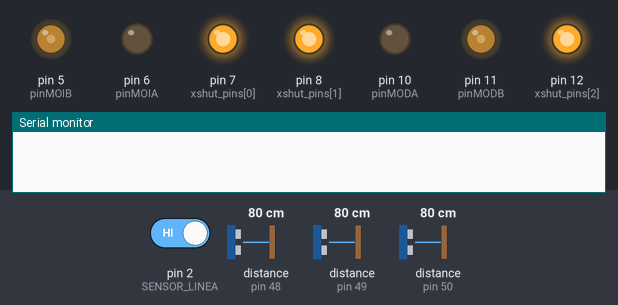
A sketch run on a simulated Arduino Uno, built with avr-gcc and run on an emulated ATmega328P. On the bench: output pins drawn as LEDs (lit = HIGH), the last lines printed to the serial monitor. Dashed ring = blinking. The inputs (shaded band) are chosen by the test bench; at power-on: distance to the obstacle (sensors on pin 49, pin 48, pin 50) 80 cm, pin 2 (SENSOR_LINEA) HIGH. The echo pulse lasts 58.3 µs per cm.

Above: at 4.0 s.
4.1 s: distance to the obstacle (sensor on pin 49) set to 33 cm
5.6 s: distance to the obstacle (sensor on pin 49) set to 28 cm
At 6.02 s:
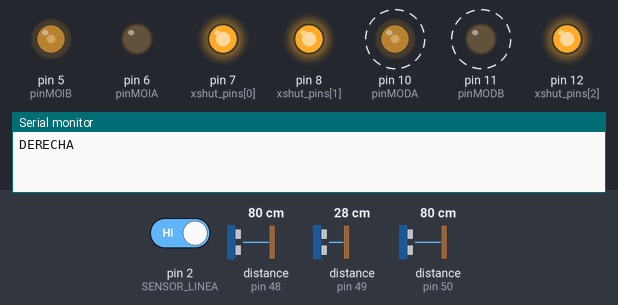
8.6 s: pin 2 (SENSOR_LINEA) driven LOW
At 8.97 s:
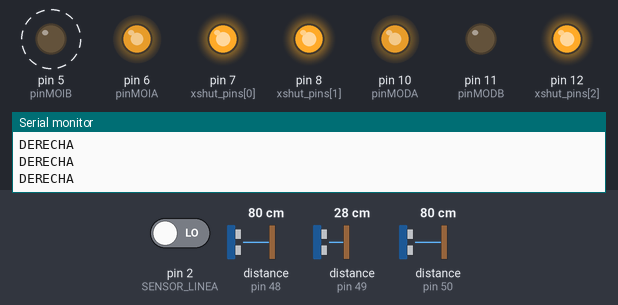
At 9.35 s:
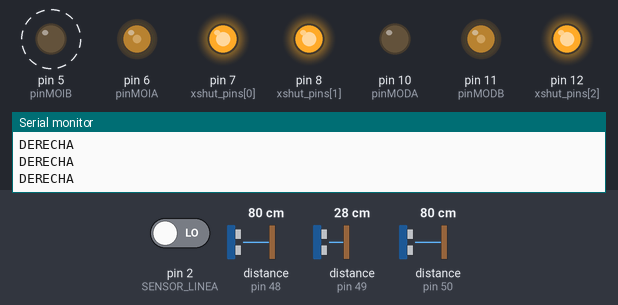
Timing chart, 0 to 17.6 s (numbered marks = the images above; inputs shaded):
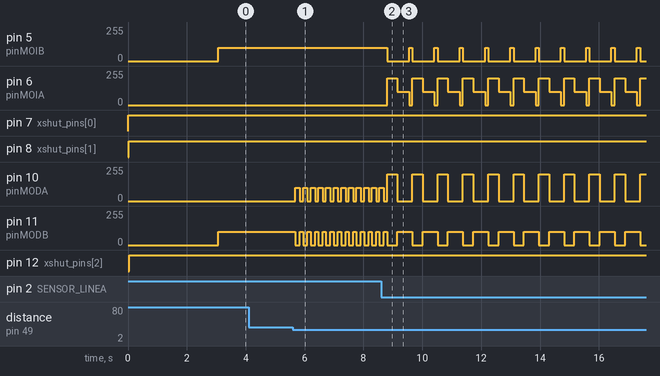

Measured:
- the behaviour switches between 30 and 29 cm on distance to the obstacle (sensor on pin 49) (found by bisection; images 0 and 1)
- after the input at 4.1 s, every drawn part: stays the same
- after the input at 5.6 s, pin 10 (pinMODA): alternates 100/255 for 0.15 s and 0/255 for 0.11 s, starting after 0.09 s; pin 11 (pinMODB): alternates 100/255 for 0.11 s and 0/255 for 0.15 s, starting after 0.09 s
- after the input at 8.6 s, pin 5 (pinMOIB): alternates 100/255 for 0.11 s and 0/255 for 0.75 s, starting after 0.20 s; pin 6 (pinMOIA): 0/255 → 200/255 after 0.20 s, then repeats every 0.86 s: 100/255 0.40 s, 0/255 0.11 s, 200/255 0.35 s

The sketch:

main_nano1.ino
```cpp
//BIBLIOTECAS
#include "VL53L0X.h"
#include <Wire.h>

//VARIABLES DE TIEMPO
int errorT = 30;            //Temporizador de margen de error para botones
int debounceT = 200;        //Temporizador de debouncing
int raveT = 30;             //Temporizador de rave mientras se mantiene el boton pulsado RAVE RAVE Tsk Tsk Tsk ...
int startT=3000;            //Tiempo de inicio como dictaminado en las reglas
int giroT=150;                //Tiempo de giro en maniobras
int giro180t=1000;           //Tiempo para girar 180º
int am =100;                //potencia motores

//VARIABLE SENSOR LINEA
int linea = 0;
//Definicion del PIN
#define SENSOR_LINEA 2

//INDICADORES
int pinLed = 13;

//VARIABLES DE SENSORES LASER

int sl[3];

bool sdf = 0;            //sensor delantero frente
bool sdd = 0;            //sensor delantero derecho
bool sdi = 0;            //sensor delantero izquierdo
//7Frente 8Derecho 12Izquierdo

//SETUP DE VARIABLES DE ACTUADORES
int pinMOIA = 6;                 // Motor Output Izquierdo A
int pinMOIB = 5;                 // Motor Output Izquierdo B
int pinMODA = 10;                // Motor Output Derecha A
int pinMODB = 11;                // Motor Output Derecha B


//SETUP DE VARIABLES DE SENSORES LASER
VL53L0X sensor[3];
const int xshut_pins[3] = {7, 8, 12};  //Pines de sensore laser ,Vicente:HAZ PRUEBAS CON ESTO PORFIS
const int UMBRAL = 300;  // Distancia en mm para considerar detección


//SETUP
void setup(){

  //SERIAL MONITOR
  Serial.begin(115200);                 //Comenzar una conexión serial con el USB

  //SETUP DE SALIDAS Y ACTUADORES
  pinMode(pinMOIA, OUTPUT);  // Configura los pines como salidas
  pinMode(pinMOIB, OUTPUT);
  pinMode(pinMODA, OUTPUT);
  pinMode(pinMODB, OUTPUT);

  //SETUP DE SENSOR LINEA
  pinMode(SENSOR_LINEA,INPUT); //int linea = digitalRead(SENSOR_LINEA);  copiar y pegar cada vez que queramos detectar

//SENSORES LASER
  Wire.begin();

  for (int i = 0; i < 3; i++) pinMode(xshut_pins[i], OUTPUT), digitalWrite(xshut_pins[i], LOW);

  for (int i = 0; i < 3; i++) {
    delay(10);
    digitalWrite(xshut_pins[i], HIGH);
    delay(10);
    sensor[i].setAddress(0x30 + i);
    sensor[i].init();
    sensor[i].startContinuous();
  }

  paro();
  delay(3000);             //Delay normativo de inicio

  combate();
}

void combate(){
  while(1==1){
    adelante();
    //paro();
    sensores();   //das valor a variables de sensores
    if (linea==0){
      atras();
      delay(350);
      giro180();
      delay(400);
    }
    else if (sdf==1){
      while(sdf==1){
        adelante_rapido();
        sensores();
      }
      Serial.println("DELANTE");
    }

    else if (sdd==1){
      giroDerecha();
      Serial.println("DERECHA");
    }

    else if (sdi==1){
      giroIzquierda();
      Serial.println("IZQUIERDA");
    }
  }
}

void loop(){
 while(1==1){
  adelante();
  sensores();
  if(linea==0){
    atras();
    delay(350);
    giro180();
    delay(400);
    }
  }
}

//################################################### POR ABAJO TODO ESTO SON FUNCIONES #######################################################

//SENSORES
void sensores(){

  linea = digitalRead(SENSOR_LINEA);
  for (int i = 0; i < 3; i++) {
    bool detecta = sensor[i].readRangeContinuousMillimeters() < UMBRAL;
    sl[i]=detecta;
  }

  sdf = sl[0];
  sdd = sl[1];
  sdi = sl[2];

  Serial.println();
  delay(10);
}

// COMBATE MICRO
void adelante(){DD();ID();}                               //Adelante

void paro(){IS();DS();}                                   //paro

void giroDerecha(){DA();ID();delay(giroT);}               //Giro Derecha

void giroIzquierda(){DD();IA();delay(giroT);}             //Giro Izquierda

void giro180(){DD();IA();}                                //Giro 180º

void adelante_rapido(){
  analogWrite(pinMODA,0);
  analogWrite(pinMODB,255);
  analogWrite(pinMOIA,0);
  analogWrite(pinMOIB,255);
}

void atras(){
  analogWrite(pinMOIB,0);
  analogWrite(pinMOIA,200);
  analogWrite(pinMODB,0);
  analogWrite(pinMODA,200);
}

//SENTIDO DE GIRO RUEDAS
void DD(){                  //Rueda Derecha Delante
  analogWrite(pinMODA,0);
  analogWrite(pinMODB,am);
}
void DA(){                  //Rueda Derecha Atras
  analogWrite(pinMODB,0);
  analogWrite(pinMODA,am);
}
void ID(){                  //Rueda Izquierda Delante
  analogWrite(pinMOIA,0);
  analogWrite(pinMOIB,am);
}
void IA(){                  //Rueda Izquierda Atras
  analogWrite(pinMOIB,0);
  analogWrite(pinMOIA,am);
}
void DS(){                  //Rueda Derecha paro
  analogWrite(pinMODB,0);
  analogWrite(pinMODA,0);
}
void IS(){                  //Rueda Izquierda paro
  analogWrite(pinMOIB,0);
  analogWrite(pinMOIA,0);
}
void blink(){
  for(int x=0;x<5;x++){
  digitalWrite(13,HIGH);
  delay(250);
  digitalWrite(13,LOW);
  delay(250);
  }
}
```
